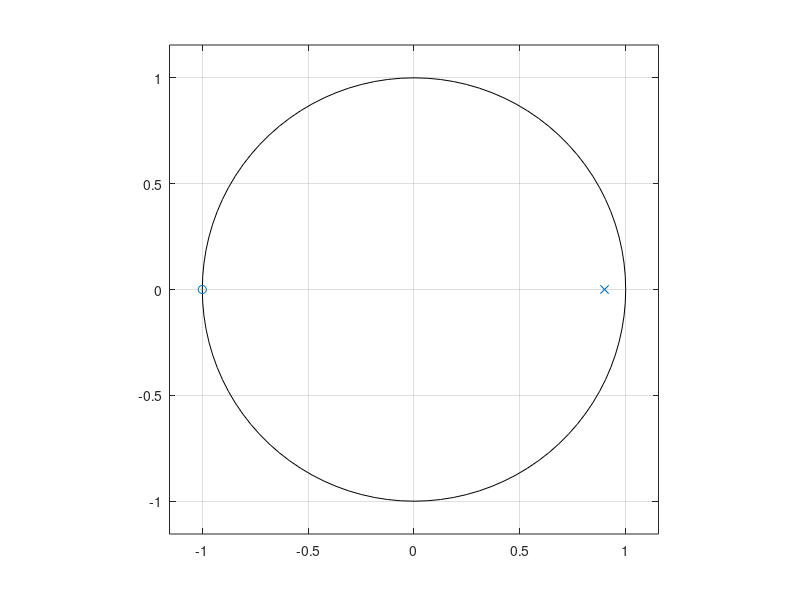
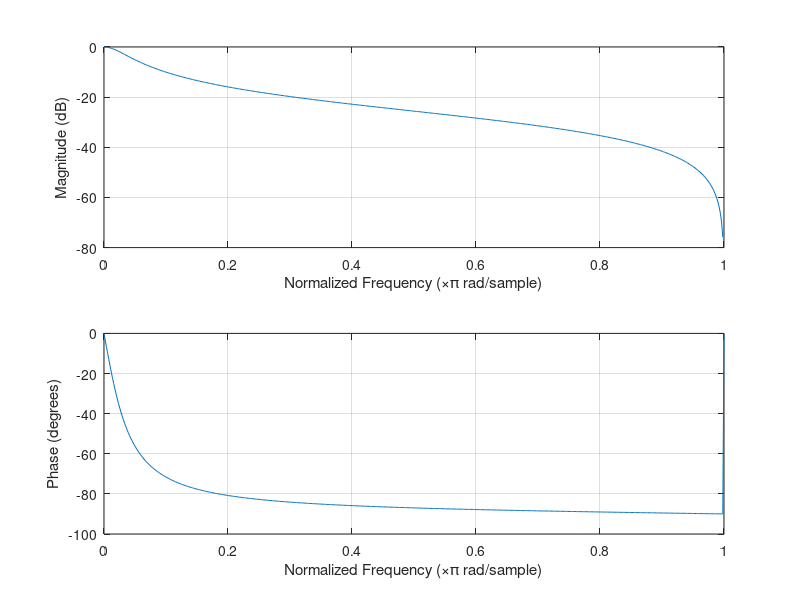
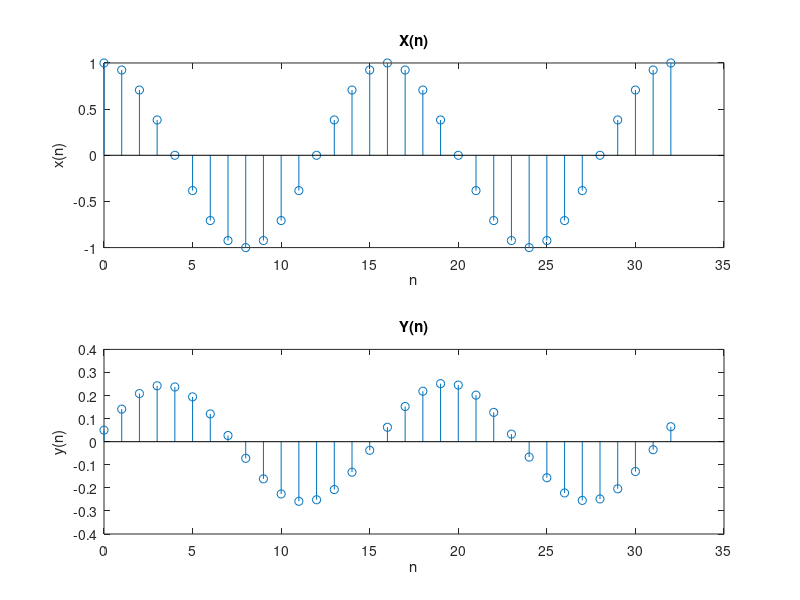
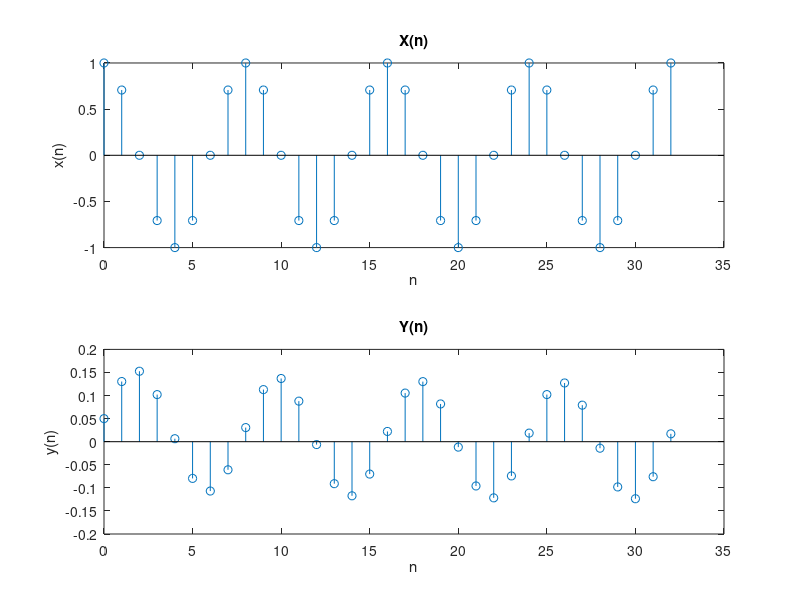

Write the MATLAB code that produced these figures, in order. (Note: this script raises an error after producing the figures.)
close all
clear
clc

z = 1;
b0 = (1-0.9*z^-1)/(1+z^-1);
num = b0*[1 1];
den = [1 -0.9];
figure();
zplane(num,den);
figure();
freqz(num,den);
type = "LPF";

n = 0:32;
x1 = cos(2*pi*n/16);
x2 = cos(2*pi*n/8);
x3 = cos(2*pi*n/4);
y1 = filter(num,den,x1);
y2 = filter(num,den,x2);
y3 = filter(num,den,x3);

%X1 response
figure('Name', 'X1 Response')
subplot(2,1,1)
stem(n,x1)
title 'X(n)'
xlabel n
ylabel x(n)
subplot(2,1,2)
stem(n,y1)
title 'Y(n)'
xlabel n
ylabel y(n)

%X2 response
figure('Name', 'X2 Response')
subplot(2,1,1)
stem(n,x2)
title 'X(n)'
xlabel n
ylabel x(n)
subplot(2,1,2)
stem(n,y2)
title 'Y(n)'
xlabel n
ylabel y(n)

%X3 response
figure('Name', 'X3 Response')
subplot(2,1,1)
stem(n,x3)
title 'X(n)'
xlabel n
ylabel x(n)
subplot(2,1,2)
stem(n,y3)
title 'Y(n)'
xlabel n
ylabel y(n)


%Read Music
[x,Fs] = audioread('hideaway.mp3');
original = audioplayer(x,Fs);

y = filter(num, den, x);
filtered = audioplayer(y,Fs);
